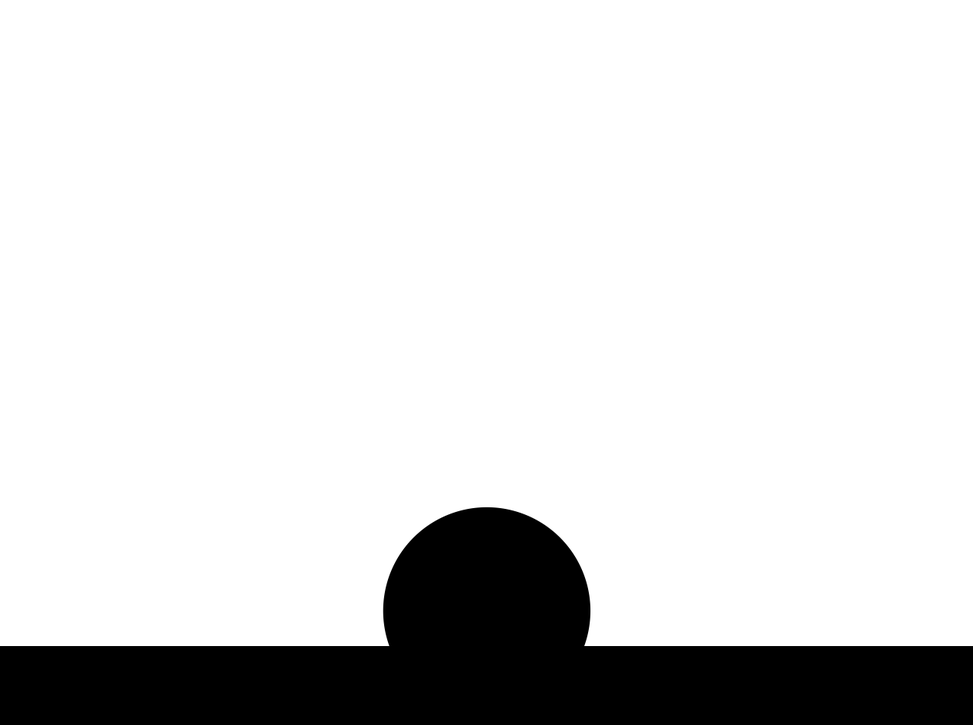
#> input picture dataset_120/110.0_0.0_3.5_0.0_.png, 973 x 725 px, shrunk from 1269 x 946 before the run; its folder holds only this picture in this run
$ python shape_detection_cv.py
#> lines starting #> are read from the running program, lines starting #| are printed output that depends on the picture; after the words box and inside, x2 and y2 are one past the last pixel; in counts of white or black regions, pixels touching at a corner belong together
import cv2
import numpy as np
import os

# Input and output directories
input_folder = "dataset_120"
output_folder = "output_images"
os.makedirs(output_folder, exist_ok=True)

def detect_surface(image_path, color_image, binary):
    height, width = binary.shape
    min_surface_y = height  # Start with max height
    surface_x1, surface_x2 = 0, width
    min_segment_length = width // 10  # Minimum valid segment length (1/10 of image width)

    temp_x1, temp_x2 = None, None  # Temporary segment bounds
    temp_y = height  # Temporary surface height tracking

    for x in range(width):
        column = binary[:, x]
        black_pixels = np.where(column == 0)[0]  # Indices of black pixels
        if len(black_pixels) > 0:
            transition_y = black_pixels[-1]  # Last black pixel before transition

            if transition_y < temp_y:  # Found a new highest transition
                temp_y = transition_y
                temp_x1, temp_x2 = x, x
            elif transition_y == temp_y:
                temp_x2 = x  # Extend current segment
            else:  # Transition dropped, finalize previous segment if valid
                if temp_x2 - temp_x1 >= min_segment_length:
                    min_surface_y, surface_x1, surface_x2 = temp_y, temp_x1, temp_x2
                temp_y = height  # Reset tracking
                temp_x1, temp_x2 = None, None

    # Final check for last segment
    if temp_x2 and temp_x2 - temp_x1 >= min_segment_length:
        min_surface_y, surface_x1, surface_x2 = temp_y, temp_x1, temp_x2

    # Extend the detected surface line across the entire width of the image
    surface_x1 = 0
    surface_x2 = width - 1

    # Draw the detected surface line in red
    cv2.line(color_image, (surface_x1, min_surface_y), (surface_x2, min_surface_y), (0, 0, 255), 3)

    # Return the line equation y = mx + q (m=0, q=min_surface_y since it's horizontal)
    return min_surface_y, 0  # q, m

def detect_ellipse(image_path, output_path):
    # Load image in grayscale
#> called with image_path = 'dataset_120/110.0_0.0_3.5_0.0_.png', output_path = 'output_images/110.0_0.0_3.5_0.0_.png'
    image = cv2.imread(image_path, cv2.IMREAD_GRAYSCALE)
#> image is the input picture: shape (725, 973); min 0, max 255, mean 218.6

    # Add black padding at the bottom
    image = cv2.copyMakeBorder(image, 0, 300, 0, 0, cv2.BORDER_CONSTANT, value=0)
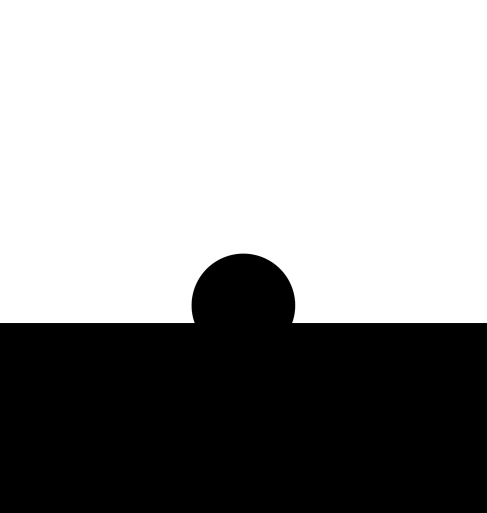
#> image: shape (1025, 973) (shown at 1/2 size); min 0, max 255, mean 154.6

    color_image = cv2.cvtColor(image, cv2.COLOR_GRAY2BGR)

    # Thresholding to create a binary image
    _, binary = cv2.threshold(image, 50, 255, cv2.THRESH_BINARY_INV)
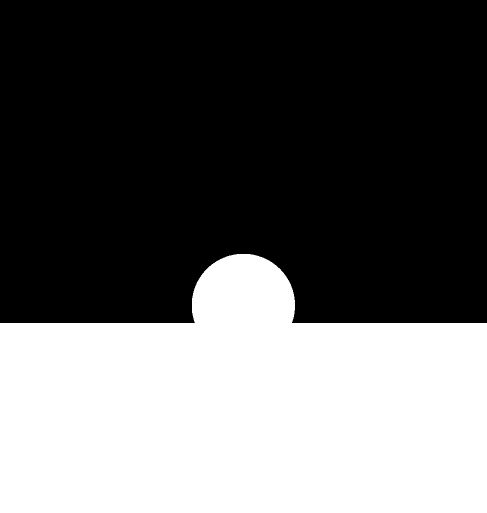
#> binary: shape (1025, 973) (shown at 1/2 size); 39.4% white; 1 white region

    # Detect the surface and get its Y position and equation parameters (q, m)
    surface_y, surface_m = detect_surface(image_path, color_image, binary)
#> the loop in detect_surface, `for x in range(width):` made 973 passes
#> temp_y on pass 1: 645
#> in detect_surface, `min_surface_y, surface_x1, surface_x2 = temp_y, temp_x1, temp_x2`: min_surface_y = 645; surface_x1 = 584; surface_x2 = 972
#> surface_y = 645; surface_m = 0

    # Find contours again
    contours, _ = cv2.findContours(binary, cv2.RETR_EXTERNAL, cv2.CHAIN_APPROX_SIMPLE)
#> contours = 1 contour; box (x1, y1, x2, y2) and area: (0, 508, 973, 1025) 391204

    # Identify the droplet contour as the largest contour above the surface
    droplet_contour = None
    for contour in contours:
        if cv2.boundingRect(contour)[1] < surface_y:  # Contour is above the surface
            if droplet_contour is None or cv2.contourArea(contour) > cv2.contourArea(droplet_contour):
                droplet_contour = contour
#> this loop made 1 pass
#> after the loop, droplet_contour = contour of 175 points, box (x1, y1, x2, y2) (0, 508, 973, 1025), area 391204

    if droplet_contour is None:
        print(f"No droplet detected in {image_path}")
        return surface_y, surface_m, None

    # Filter contour points to keep only those above the surface
    filtered_points = np.array([point for point in droplet_contour[:, 0, :] if point[1] < surface_y])
#> filtered_points = 167 pairs, first value 384 to 589, second value 508 to 644

    ellipse = None
    if len(filtered_points) >= 5:
        ellipse = cv2.fitEllipse(filtered_points)
#> ellipse = ((486.3, 610.1), (205.2, 205.7), 83.49)
        cv2.ellipse(color_image, ellipse, (255, 0, 0), 3)  # Draw ellipse in blue
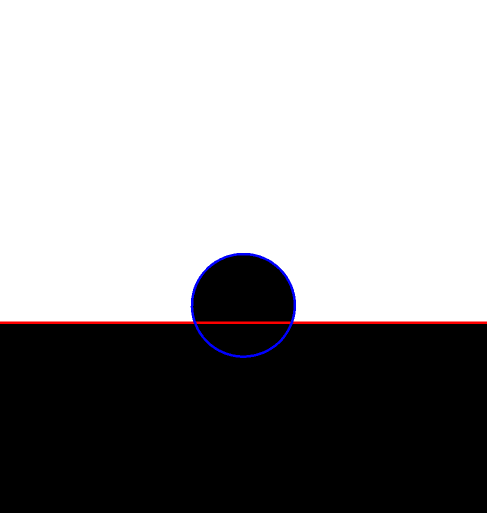
#> color_image: shape (1025, 973, 3) (shown at 1/2 size); mean B, G, R 154.6, 153.8, 155

    # Save output image
    cv2.imwrite(output_path, color_image)


def process_images():
    for filename in os.listdir(input_folder):
        if filename.endswith(".png"):
            image_path = os.path.join(input_folder, filename)
            output_path = os.path.join(output_folder, filename)
            detect_ellipse(image_path, output_path)
            print(f"Processed: {filename}")

if __name__ == "__main__":
    process_images()
    print("Processing complete. Output images saved in 'output_images'.")

$ run again, on dataset_120/110.0_1.0_1.0_0.0_.png
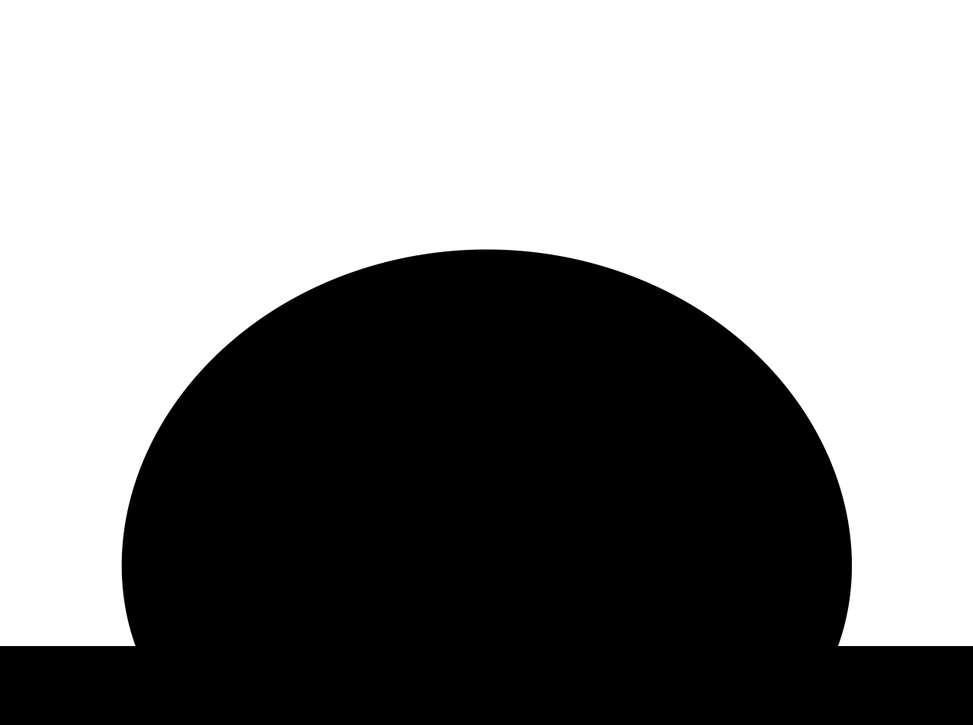
#> input picture dataset_120/110.0_1.0_1.0_0.0_.png, 973 x 725 px, shrunk from 1269 x 946 before the run
#> in detect_ellipse, image is the input picture: shape (725, 973); min 0, max 255, mean 141
#> image: shape (1025, 973)
#> in detect_ellipse, `_, binary = cv2.threshold(image, 50, 255, cv2.THRESH_BINARY_INV)`:
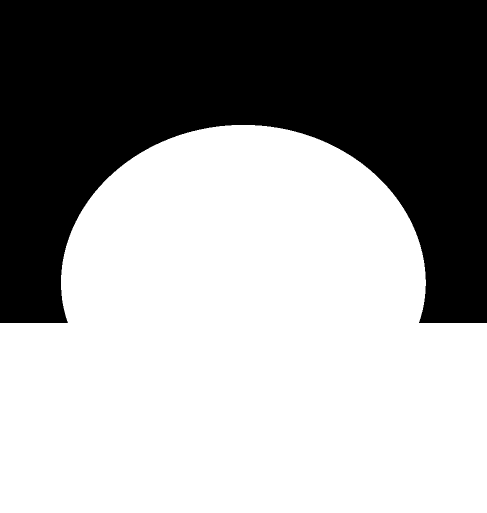
#> binary: shape (1025, 973) (shown at 1/2 size); 60.9% white; 1 black region
#> the loop in detect_surface, `for x in range(width):` made 973 passes
#> temp_y on pass 1: 645
#> in detect_surface, `min_surface_y, surface_x1, surface_x2 = temp_y, temp_x1, temp_x2`: min_surface_y = 645; surface_x1 = 839; surface_x2 = 972
#> surface_y = 645; surface_m = 0
#> contours = 1 contour; box (x1, y1, x2, y2) and area: (0, 250, 973, 1025) 605356
#> the loop in detect_ellipse, `for contour in contours:` made 1 pass
#> after the loop in detect_ellipse, `for contour in contours:`: droplet_contour = contour of 547 points, box (x1, y1, x2, y2) (0, 250, 973, 1025), area 605356
#> filtered_points = 539 pairs, first value 122 to 851, second value 250 to 644
#> ellipse = ((486.3, 565.8), (631.2, 727), 90.02)
#> in detect_ellipse, `cv2.ellipse(color_image, ellipse, (255, 0, 0), 3)`:
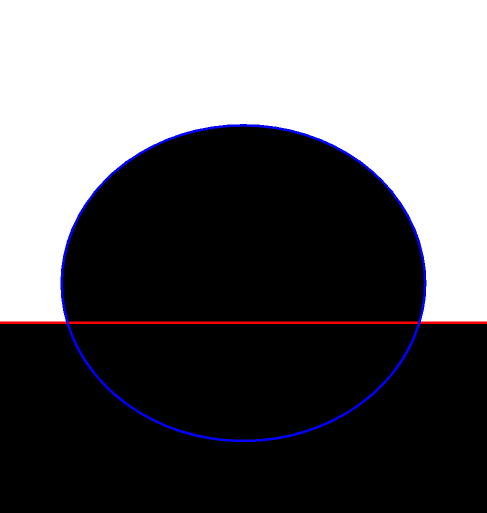
#> color_image: shape (1025, 973, 3) (shown at 1/2 size); mean B, G, R 101.8, 99.1, 100.3
